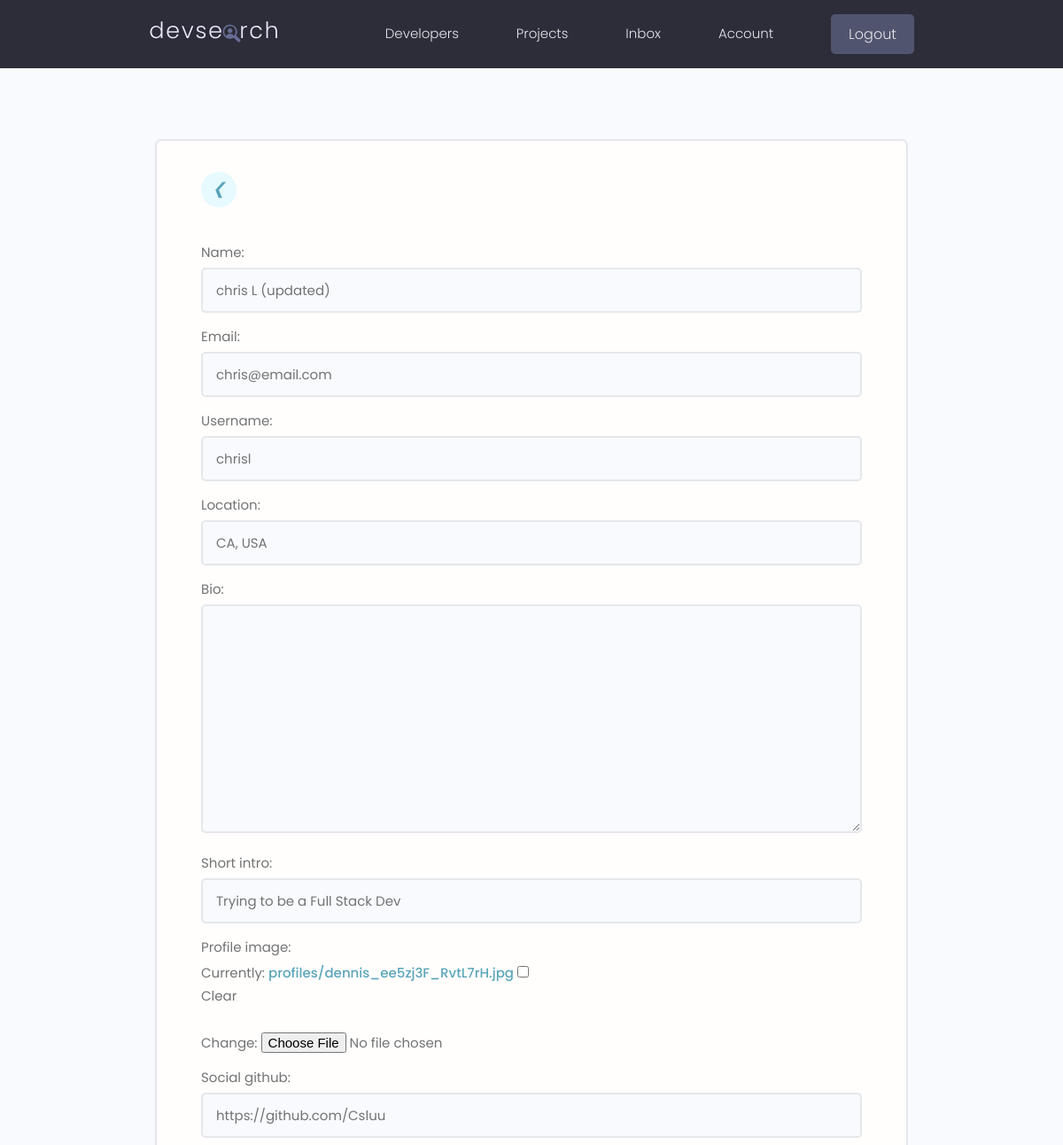
The app's page /edit-account/ (signed in, upper part), older data.
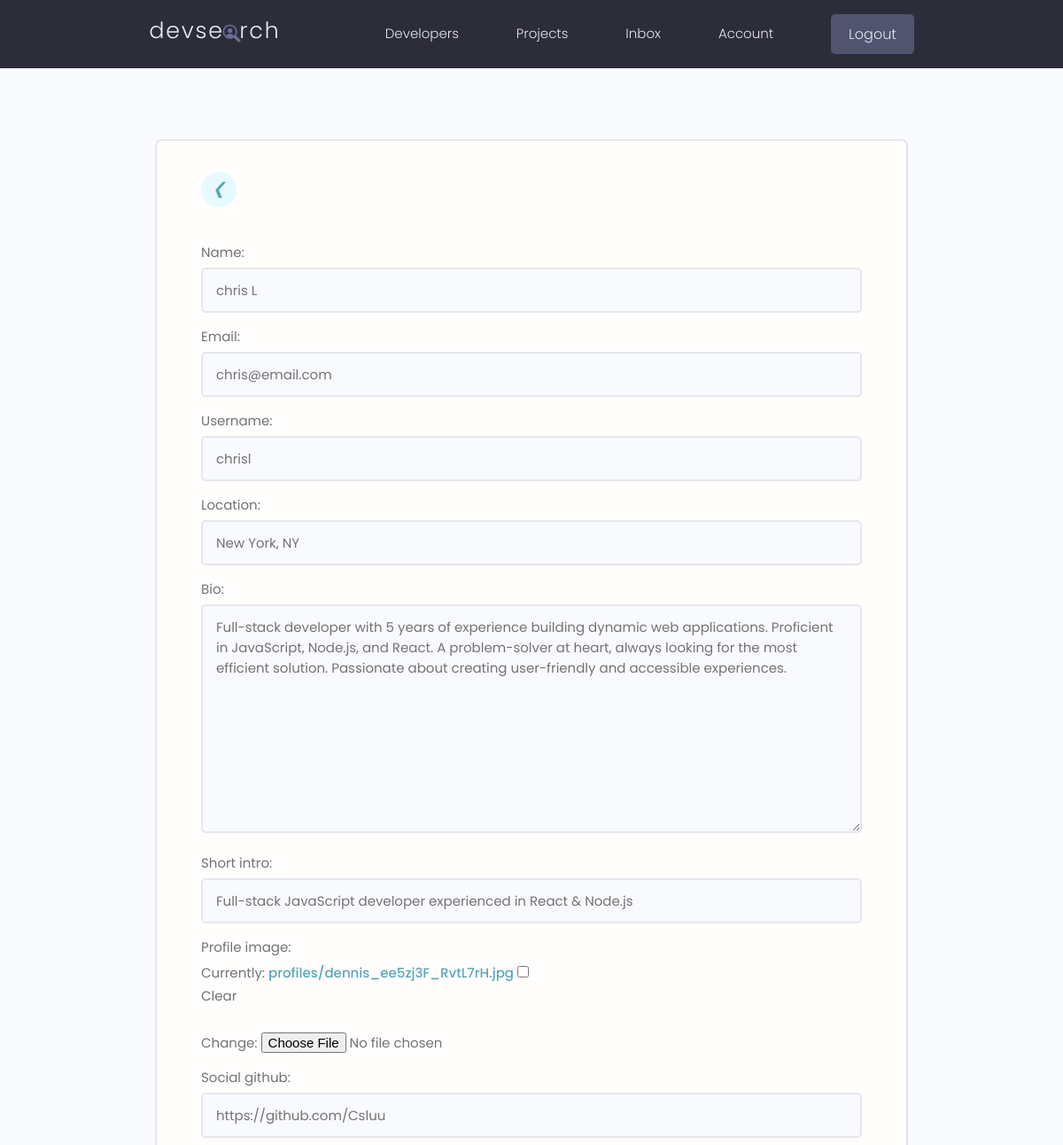
The same page, newer data.
### users/models.py (models this page shows, shortened)
class Profile(models.Model):
    user = models.OneToOneField(User, on_delete=models.CASCADE, null=True, blank=True)
    name = models.CharField(max_length=200, blank=True, null=True)
    email = models.CharField(max_length=500, blank=True, null=True)
    username = models.CharField(max_length=200, blank=True, null=True)
    location = models.CharField(max_length=200, blank=True, null=True)
    short_intro = models.CharField(max_length=200, blank=True, null=True)
    bio = models.TextField(blank=True, null=True)
    profile_image = models.ImageField(null=True, blank=True,upload_to='profiles/', default="profiles/user-default.png")
    social_github = models.CharField(max_length=200, blank=True, null=True)
    social_twitter = models.CharField(max_length=200, blank=True, null=True)
    social_linkedin = models.CharField(max_length=200, blank=True, null=True)
    social_youtube = models.CharField(max_length=200, blank=True, null=True)
    created = models.DateTimeField(auto_now_add=True)
    id = models.UUIDField(default=uuid.uuid4, unique=True, primary_key=True, editable=False)
    class Meta:
        ordering = ['-created']

### users/views.py (the view, shortened to what this page needs)
# urls.py: path('edit-account/', views.editAccount, name="edit-account"),
@login_required(login_url='login')
def editAccount(request):
    profile = request.user.profile
    form = ProfileForm(instance=profile)
    context = {'form': form}
    return render(request, 'users/profile_form.html', context)

### users/forms.py
class ProfileForm(ModelForm):
    class Meta:
        model = Profile
        fields = ['name', 'email', 'username', 'location', 'bio', 'short_intro', 'profile_image', 'social_github', 'social_twitter', 'social_linkedin', 'social_youtube']
    def __init__(self, *args, **kwargs):
        super(ProfileForm, self).__init__(*args, **kwargs)
        for name, field in self.fields.items():
            field.widget.attrs.update({'class':'input'})

### users/templates/users/profile_form.html (shortened to what this page needs)
{% extends "main.html" %}
{% block content %}
  <main class="formPage my-xl">
    <div class="content-box">
      <div class="formWrapper">
        <a class="backButton" href="{% url 'account' %}"><i class="im im-angle-left">&#10094;</i></a>
        <br>
        <form class="form"
              method="post"
              action="{% url 'edit-account' %}"
              enctype="multipart/form-data">
          {% for field in form %}
            <div class="form__field">
              <label for="formInput#text">{{ field.label }}:</label>
              {{ field }}
            </div>
          {% endfor %}
        </form>
      </div>
    </div>
  </main>
{% endblock content %}

Row changes from the older to the newer data that the page shows:
changed Profile "chris@email.com": name "chris L (updated)" → "chris L"; location "CA, USA" → "New York, NY"; bio (not shown) → "Full-stack developer with 5 years of experience building dynamic web applications. Proficient in JavaScript, Node.js, and React. A problem-solver at heart, always looking for the most efficient solution. Passionate about creating user-friendly and accessible experiences."; short_intro "Trying to be a Full Stack Dev" → "Full-stack JavaScript developer experienced in React & Node.js"
